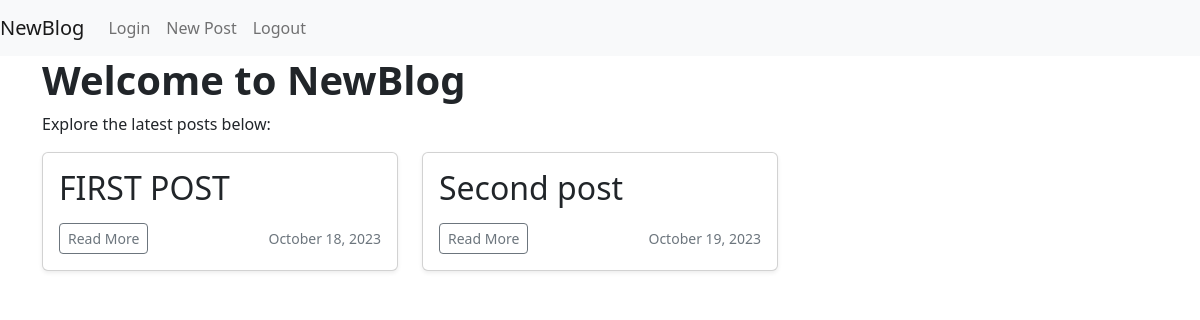
Page /home on the earlier database version.
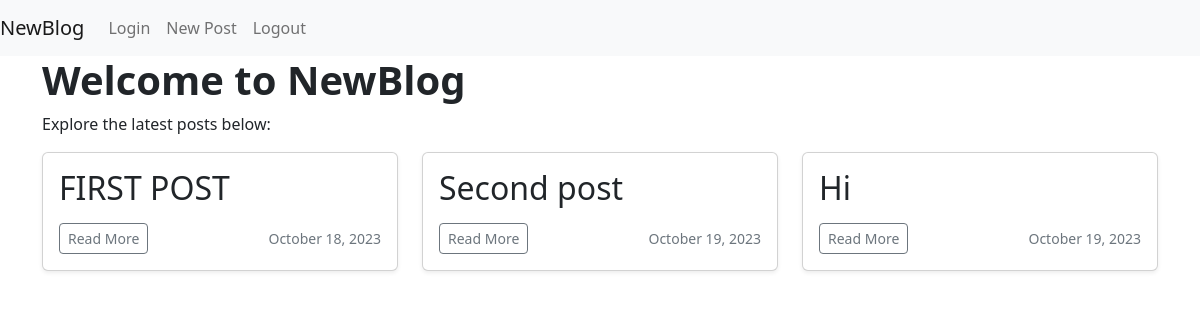
Same page on the later database version.
### app/models.py (models this page shows, shortened)
class Post(db.Model):
    id = db.Column(db.Integer, primary_key=True)
    title = db.Column(db.String(100), nullable=False)
    date_posted = db.Column(db.DateTime, default=datetime.utcnow, nullable=False)
    content = db.Column(db.Text, nullable=False)
    user_id = db.Column(db.Integer, db.ForeignKey('user.id'), nullable=False)

### app/routes.py (the view)
@app.route('/')
@app.route('/home')
def home():
    posts = Post.query.all()
    return render_template('index.html', posts=posts)

### app/templates/index.html (shortened to what this page needs)
{% extends 'base.html' %}
{% block content %}
  <h1><b>Welcome to NewBlog</b></h1>
  <p>Explore the latest posts below:</p>
  <div class="row">
    {% for post in posts %}
      <div class="col-md-4">
        <div class="card mb-4 shadow-sm">
          <div class="card-body">
            <h2 class="card-title">{{ post.title }}</h2>
            <div class="d-flex justify-content-between align-items-center">
              <div class="btn-group">
                <a href="{{ url_for('post', post_id=post.id) }}" class="btn btn-sm btn-outline-secondary">Read More</a>
              </div>
              <small class="text-muted">{{ post.date_posted.strftime('%B %d, %Y') }}</small>
            </div>
          </div>
        </div>
      </div>
    {% endfor %}
  </div>
{% endblock %}

### app/templates/base.html (shortened to what this page needs)
<!doctype html>
<html lang="en">
  <head>
    <link rel="stylesheet" href="https://cdn.jsdelivr.net/npm/bootstrap@5.2.3/dist/css/bootstrap.min.css">
  </head>
  <body>
    <nav class="navbar navbar-expand-md navbar-light bg-light">
      <a class="navbar-brand" href="{{ url_for('home') }}">NewBlog</a>
      <div class="collapse navbar-collapse" id="navbarNav">
        <ul class="navbar-nav">
          <li class="nav-item">
            <a class="nav-link" href="{{ url_for('login') }}">Login</a>
          </li>
          <li class="nav-item">
            <a class="nav-link" href="{{ url_for('create_post') }}">New Post</a>
          </li>
          <li class="nav-item">
            <a class="nav-link" href="{{ url_for('logout') }}">Logout</a>
          </li>
        </ul>
      </div>
    </nav>
    <div class="container">
      {% block content %}{% endblock %}
    </div>
  </body>
</html>

Differences in the rows shown:
added Post: title "Hi", date_posted "October 19, 2023"
